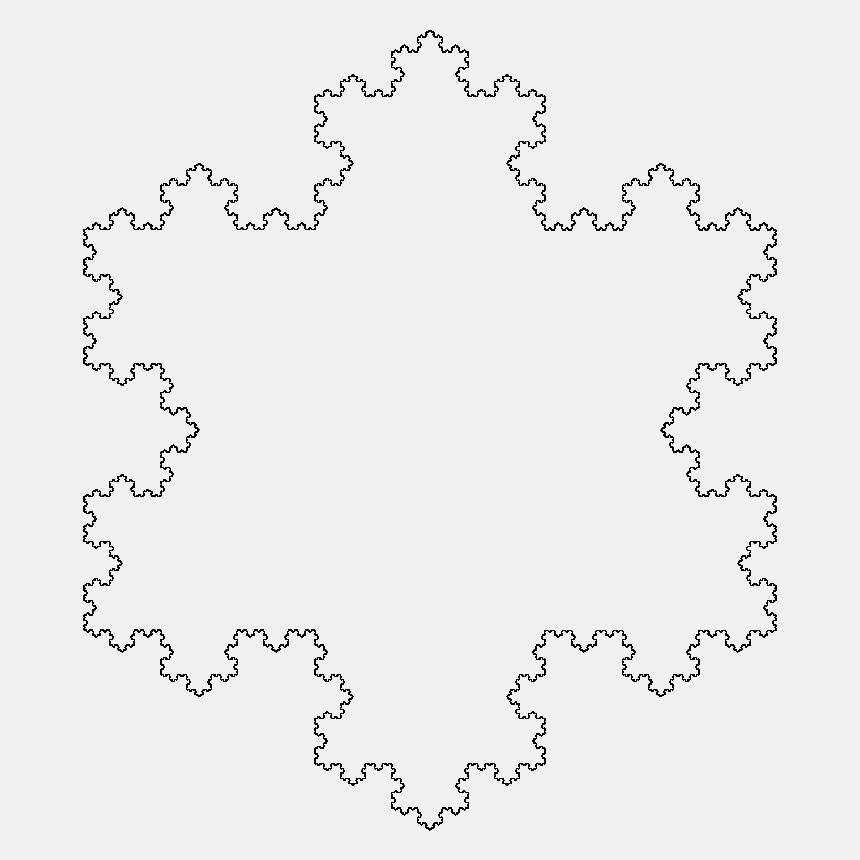
Frame 1 (no input)
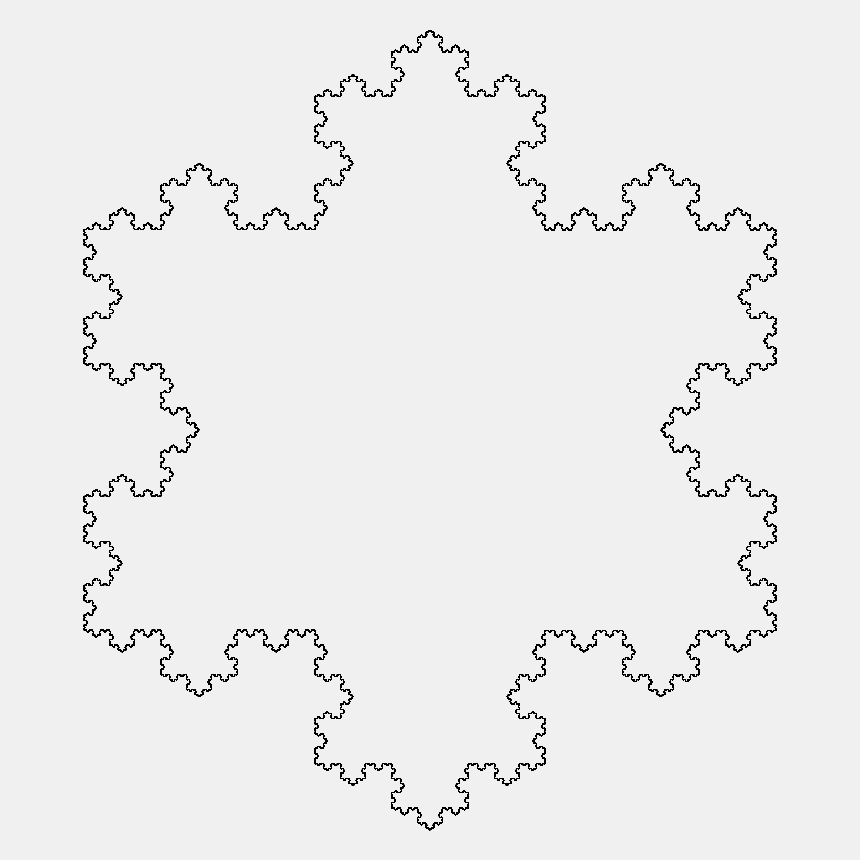
Frame 2 (the mouse pressed at the canvas centre, redrawn once)

The Processing sketch that drew these frames (run headless with seeded random() and noise(); the mouse was pressed at the canvas centre and the sketch redrawn once):

// Processing sketch: koch_snowflake
// ── koch_snowflake.pde
/* Koch snowflake */
void setup() {
    size(860, 860);
    background(240);
    noLoop();
}

void draw() {
    final float l = 400.0;
    kochsnowflake(width/2, height/2, l);
}

void kochsnowflake(float x, float y, float l) {
    final float dt = TWO_PI/3;

    pushMatrix();
    translate(x, y);
    float t = HALF_PI;
    for ( int i = 0; i < 3; i++ ) {
        kochcurve(l*cos(t), l*sin(t), l*cos(t-dt), l*sin(t-dt), 7);
        t += dt;
    }
    popMatrix();
}

void kochcurve(float lx, float ly, float rx, float ry, int n) {
    if ( n <= 0 ) {
        line(lx, ly, rx, ry);
        return ;
    }

    final float c = sqrt(3) / 2;
    float dx = (rx - lx) / 3;
    float dy = (ry - ly) / 3;
    float cx = (lx + rx) / 2;
    float cy = (ly + ry) / 2;

    kochcurve(lx     , ly     , lx+dx  , ly+dy  , n-1);
    kochcurve(lx+dx  , ly+dy  , cx-c*dy, cy+c*dx, n-1);
    kochcurve(cx-c*dy, cy+c*dx, rx-dx  , ry-dy  , n-1);
    kochcurve(rx-dx  , ry-dy  , rx     , ry     , n-1);
}
